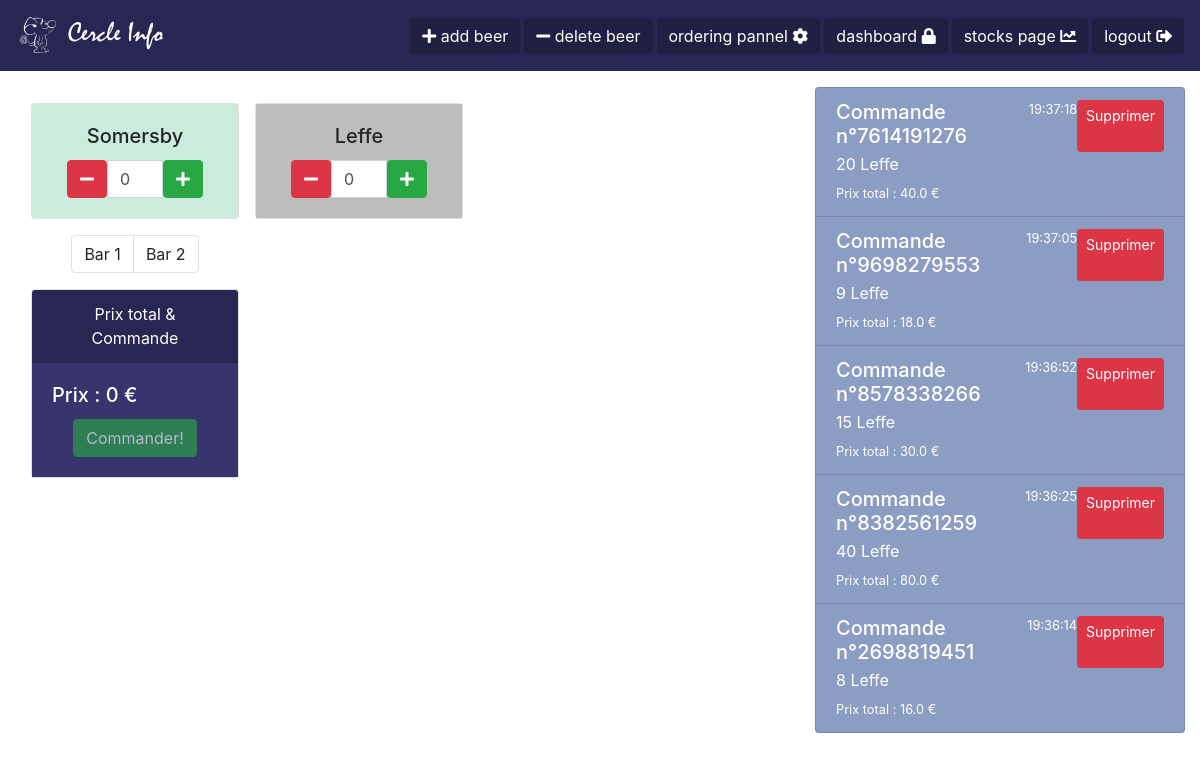
Page /beer_ordering/ (signed in) on the earlier database version.
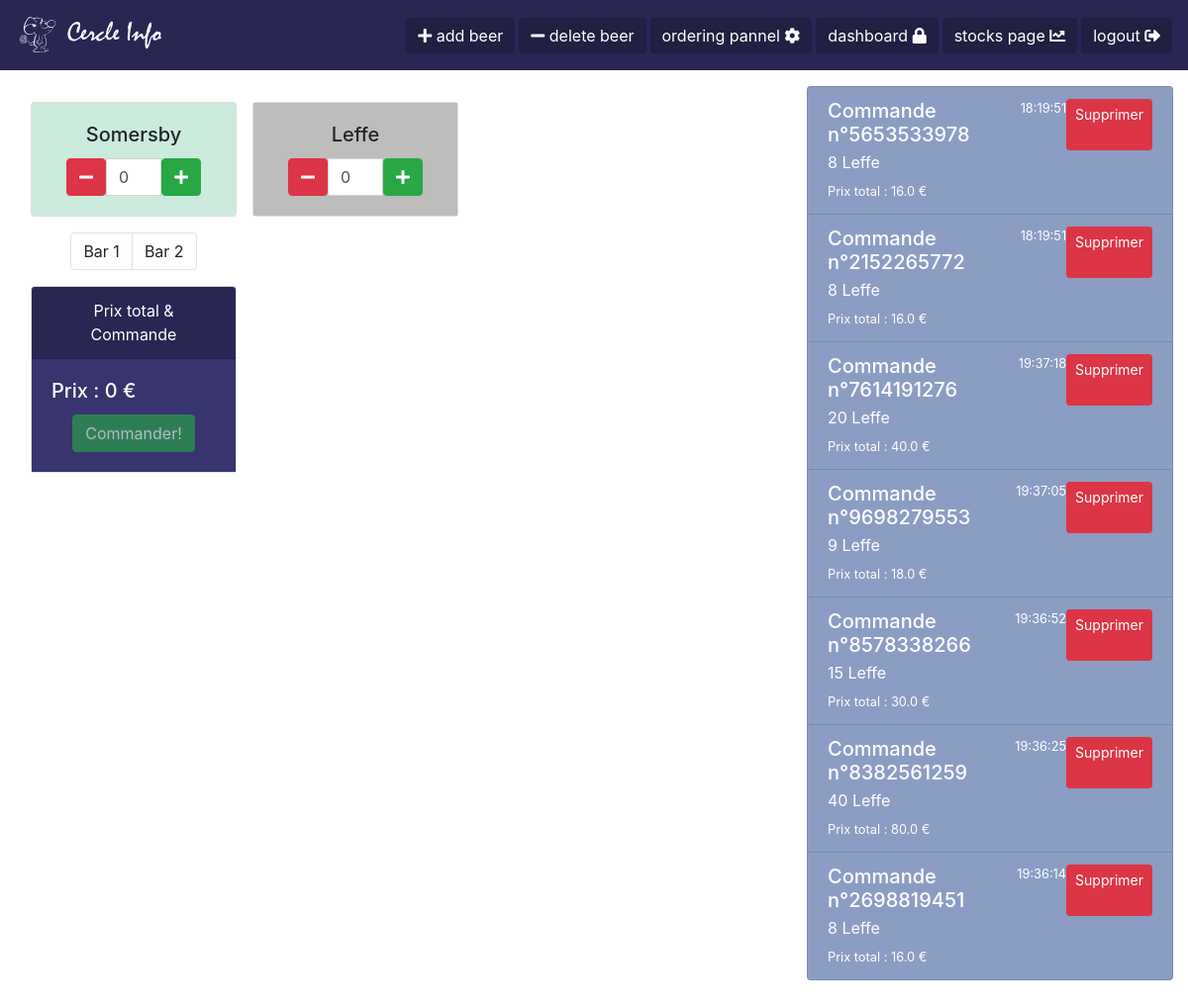
Same page on the later database version.
### Beer/models.py (models this page shows, shortened)
class Beer(models.Model):
    beer_name = models.CharField(max_length=100)
    price = models.FloatField(null=False)
    buy_price = models.FloatField(null=False)
    stock = models.IntegerField(null=False)
    static_stock = models.IntegerField(null=False)
    coef_up = models.FloatField(null=False)
    coef_down = models.FloatField(null=False)
    coef_max = models.FloatField(null=False)
    coef_min = models.FloatField(null=False)
    q_qarder = models.IntegerField(null=False, default=0)
    q_current_qarder = models.IntegerField(null=False, default=0)
    alcohol_percentage = models.FloatField(null=False, default=0)
    bar = models.IntegerField(null=False, default=1)
    trend = models.CharField(max_length=10, default='EQUAL')
    out_of_stock = models.BooleanField(null=False, default=False)
    best_value = models.BooleanField(null=False, default=False)
    best_price = models.BooleanField(null=False, default=False)
    class Meta:
        permissions = (('show_tool_bar', 'Can show the toolbar'),
                       ('failsafe_mode', 'Can access to failsafe'),)

class History(models.Model):
    id_str = models.CharField(max_length=25, null=False)
    time = models.CharField(null=False, max_length=25)
    total_price = models.FloatField(null=False, default=0)
    buy_total_price = models.FloatField(null=False, default=0)
    history_json = models.TextField()
    quarter = models.IntegerField(null=False, default=1)
    text = models.TextField(null=False, default="")

### Beer/views.py (the view)
# urls.py: path('beer_ordering/', BeerViews.beer_ordering_view, name='beer_ordering'),
@login_required
def beer_ordering_view(request):
    return render(request, 'ordering_beer_page.html', {'beers': BeerModel.objects.all(), 'history': History.objects.all()})

### Beer/templatetags/filter_extra.py (called while the page is built)
def rcolors(value):
    letters = 'B,C,D,E,F'.split(',')
    color = '#'
    while color in color_list:
        for i in range(6):
            color += letters[math.floor(random() * len(letters))]
    color_list.append(color)
    return color

### templates/ordering_beer_page.html (shortened to what this page needs)
{%extends 'main_template.html' %}
{% load static %}
{%block content%}
<div class="container-fluid">
  <div class="row">
    <div class="col-sm-8">
      {% include 'beer_card.html' with beers=beers%}
      <div class="mt-3 ml-3" style="max-width: 13rem;">
        <ul class="pagination justify-content-center">
            <li class="page-item"><a class="page-link" onclick="show_bar(1);hide_bar(2);">Bar 1</a></li>
            <li class="page-item"><a class="page-link" onclick="show_bar(2);hide_bar(1)">Bar 2</a></li>
        </ul>
      </div>
      <div class="card text-white mt-3 ml-3" style="max-width: 13rem;">
          <div class="card-header text-center"style="background-color: #292654;">Prix total & Commande</div>
          <div class="card-body" style="background-color: #37346e;">
              <h5 class="card-title" id="total_price">Prix : 0 €</h5>
              <div class="text-center">
                  <div class="btn btn-success disabled" id="order_btn" onclick="make_order()">Commander!</div>
              </div>
          </div>
      </div>
    </div>
        <div class="col-sm-4">
      {% include 'ordering_list.html' with history=history %}
        </div>
  </div>
</div>
{%endblock%}

### templates/beer_card.html
{% load static %}
{% load filter_extra %}
<div class="row col-sm">
{% for beer in beers %}
    <div class="card ml-3 mt-3 bar{{beer.bar}}" style="width: 13rem;">
      <div class="card-body" style='background-color: {{beer.beer_name|rcolors}};'>
           <h5 class="card-title text-center">{{ beer.beer_name }}</h5>
        <div class="input-group col-sm-12">
          <span class="input-group-btn">
              <div class="btn btn-danger" onclick="minus({{ forloop.counter }}, '{{ beer.beer_name }}')">
                  <i class="fas fa-minus"></i>
              </div>
          </span>
          <input type="text" id="input{{ beer.beer_name}}" class="form-control input-number" value="0" min="0">
          <span class="input-group-btn max-btn" id="plus{{ beer.beer_name }}" onclick="plus({{ forloop.counter }}, '{{ beer.beer_name }}')">
              <button type="button"  class="btn btn-success">
                  <i class="fas fa-plus"></i>
              </button>
          </span>
      </div>
      </div>
    </div>
{% endfor %}
</div>

### templates/ordering_list.html
<div class="list-group" id="histo" style="position: relative; height: 94vh; width: 100%; overflow-y: scroll;">
    {% for histo in history reversed %}
    <a class="list-group-item list-group-item-action flex-column align-items-start text-white history_color" style="background-color:#8b9dc3;" id="{{ histo.id_str }}">
        <div class="d-flex w-100 justify-content-between">
            <h5 class="mb-1">Commande n°{{ histo.id_str }}</h5>
            <small>{{ histo.time }}</small>
            <div class="btn btn-sm btn-danger history_btn" data-id="{{ histo.quarter }}" onclick="delete_histo({{ histo.id_str }})">Supprimer</div>
        </div>
    <p class="mb-1">{{ histo.text }}</p>
    <small id="">Prix total : {{ histo.total_price }} €</small>
    </a>
    {% endfor %}
</div>

Differences in the rows shown:
added History: id_str "5653533978", time "18:19:51", text "8 Leffe", total_price "16.0"
added History: id_str "2152265772", time "18:19:51", text "8 Leffe", total_price "16.0"
